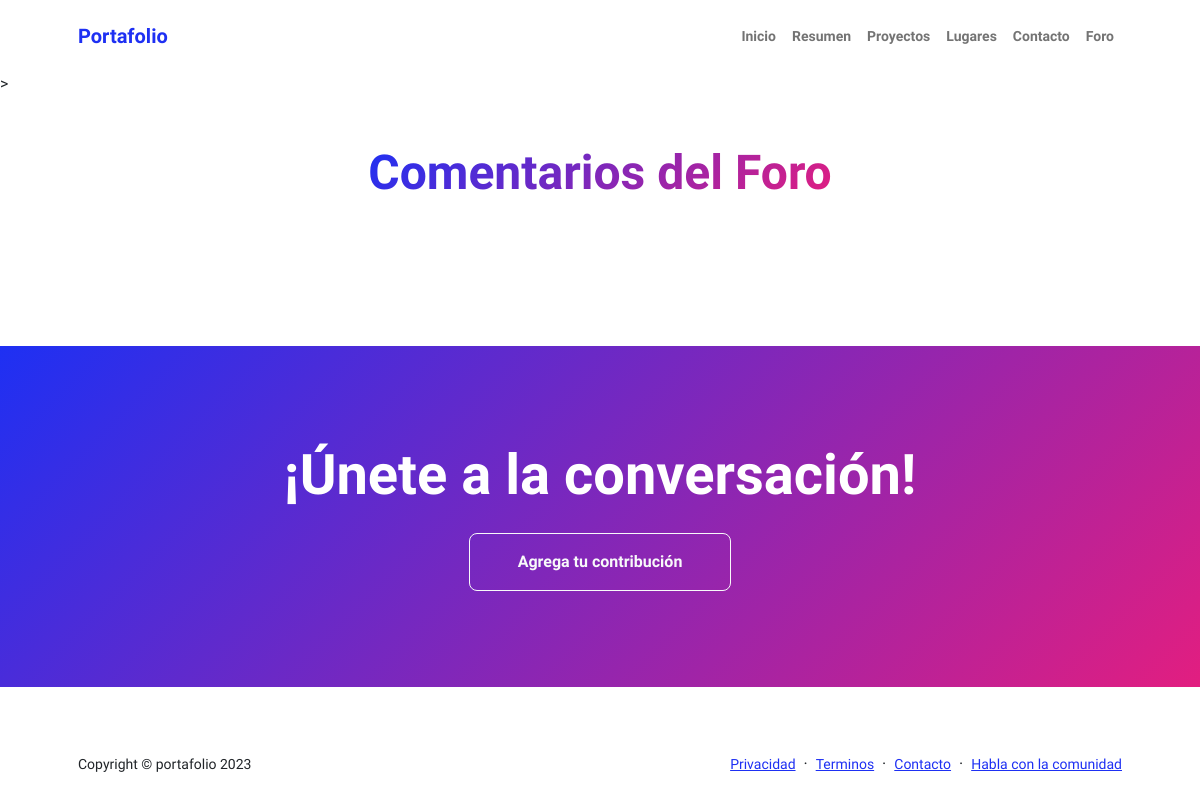
The app's page /comentarios/, older data.
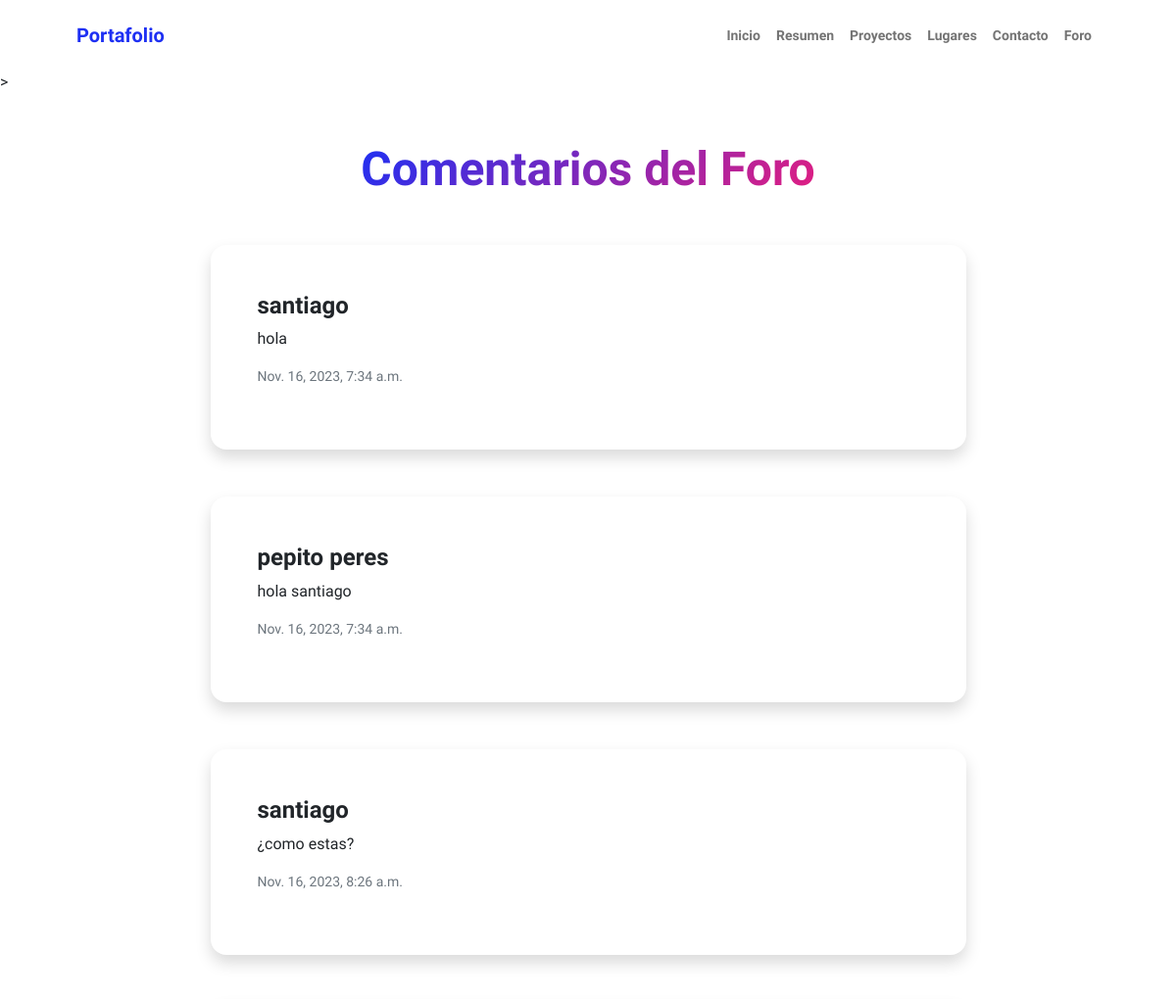
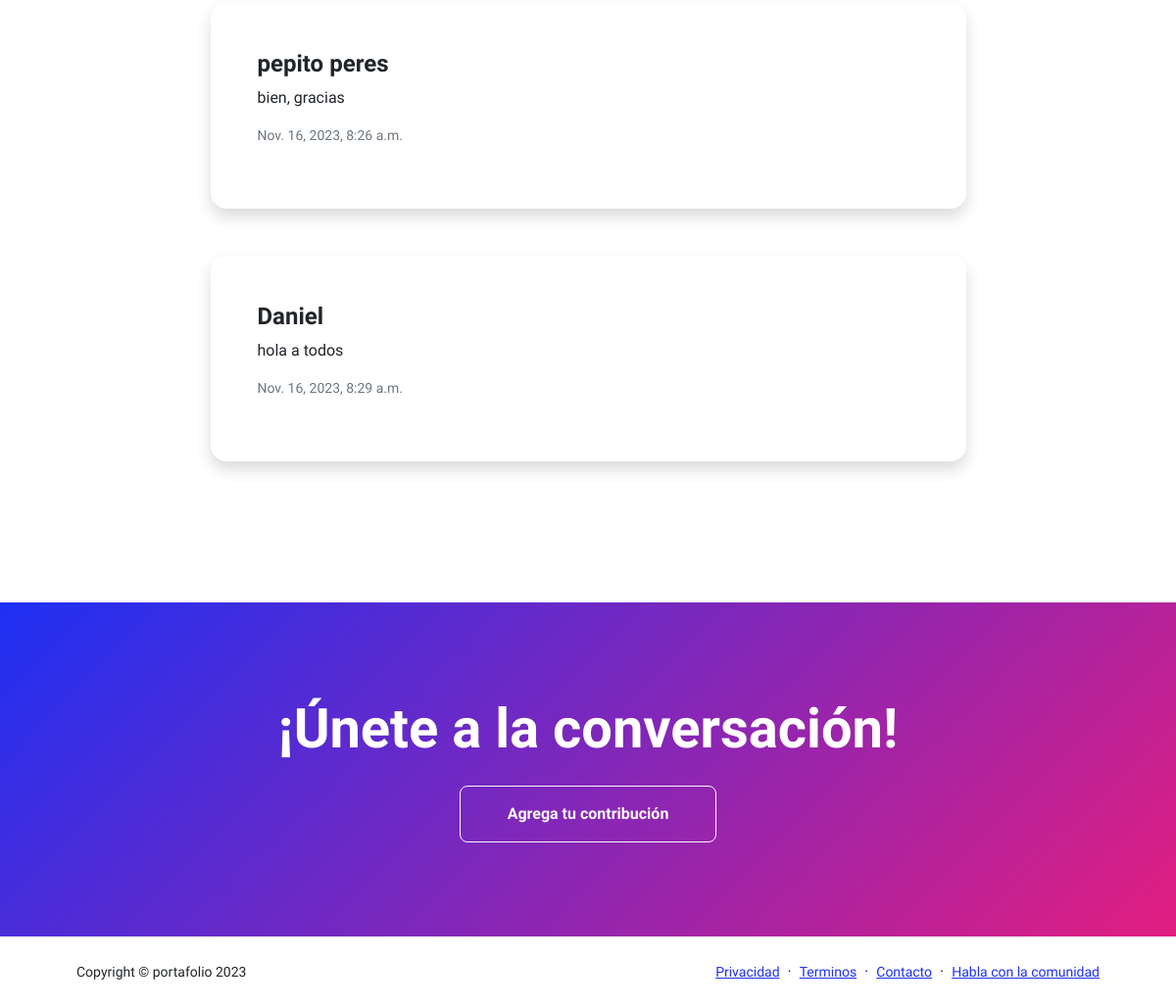
The same page, newer data (2 pictures, top to bottom).
### Aplicaciones/foro/models.py (models this page shows)
class Foro(models.Model):
    autor = models.CharField(max_length=100)
    contenido = models.TextField()
    fecha_creacion = models.DateTimeField(auto_now_add=True)

### Aplicaciones/foro/views.py (the view)
# urls.py: path('comentarios/', views.comentarios, name='comentarios'),
def comentarios(request):
    mis_coment = Foro.objects.all()
    return render(request,"pagesf/comentarios.html",{"comentarios": mis_coment})

### Aplicaciones/foro/templates/pagesf/comentarios.html (shortened to what this page needs)
{% extends "layouts/base.html" %}
{% load static %}
{% block content %}
<body class="d-flex flex-column h-100 bg-light">
    <main class="flex-shrink-0">
        <section class="py-5">
            <div class="container px-5 mb-5">
                <div class="text-center mb-5">
                    <h1 class="display-5 fw-bolder mb-0"><span class="text-gradient d-inline">Comentarios del Foro</span></h1>
                </div>
                <div class="row gx-5 justify-content-center">
                    <div class="col-lg-11 col-xl-9 col-xxl-8">
                        {% for p in comentarios %}
                        <div class="card overflow-hidden shadow rounded-4 border-0 mb-5">
                            <div class="card-body p-0">
                                <div class="d-flex align-items-start">
                                    <div class="p-5">
                                        <h2 class="fw-bolder h4">{{ p.autor }}</h2>
                                        <p>{{ p.contenido }}</p>
                                        <p class="text-muted small">{{ p.fecha_creacion }}</p>
                                    </div>
                                </div>
                            </div>
                        </div>
                        {% endfor %}
                    </div>
                </div>
            </div>
        </section>
        <section class="py-5 bg-gradient-primary-to-secondary text-white">
            <div class="container px-5 my-5">
                <div class="text-center">
                    <h2 class="display-4 fw-bolder mb-4">¡Únete a la conversación!</h2>
                    <a class="btn btn-outline-light btn-lg px-5 py-3 fs-6 fw-bolder" href="{% url 'foro' %}">Agrega tu contribución</a>
                </div>
            </div>
        </section>
    </main>
</body>
{% endblock %}

### templates/layouts/base.html (shortened to what this page needs)
{% load static %}
<!DOCTYPE html>
<html lang="es">
<head>
    <link href="https://cdn.jsdelivr.net/npm/bootstrap-icons@1.8.1/font/bootstrap-icons.css" rel="stylesheet" />
    <link href="{% static 'css/styles.css' %}" rel="stylesheet" />
</head>
<body class="d-flex flex-column h-100">
    <main class="flex-shrink-0">
        {% include "includes/header.html" %}
        {% block content %}  {% endblock %}
    </main>
    {% include "includes/footer.html" %}
</body>
</html>

### templates/includes/header.html (shortened to what this page needs)
{% load static %}
<nav class="navbar navbar-expand-lg navbar-light bg-white py-3">
    <div class="container px-5">
        <a class="navbar-brand" href="{% url 'inicio' %}"><span class="fw-bolder text-primary">Portafolio</span></a>
        <div class="collapse navbar-collapse" id="navbarSupportedContent">
            <ul class="navbar-nav ms-auto mb-2 mb-lg-0 small fw-bolder">
                <li class="nav-item"><a class="nav-link" href="{% url 'inicio' %}">Inicio</a></li>
                <li class="nav-item"><a class="nav-link" href="{% url 'resumen' %}">Resumen</a></li>
                <li class="nav-item"><a class="nav-link" href="{% url 'proyectos' %}">Proyectos</a></li>
                <li class="nav-item"><a class="nav-link" href="{% url 'sitios' %}">Lugares</a></li>
                <li class="nav-item"><a class="nav-link" href="{% url 'contacto' %}">Contacto</a></li>
                <li class="nav-item"><a class="nav-link" href="{% url 'comentarios' %}">Foro</a></li>
            </ul>
        </div>
    </div>
</nav>>

### templates/includes/footer.html
<footer class="bg-white py-4 mt-auto">
    <div class="container px-5">
        <div class="row align-items-center justify-content-between flex-column flex-sm-row">
            <div class="col-auto">
                <div class="small m-0">Copyright &copy; portafolio 2023</div>
            </div>
            <div class="col-auto">
                <a class="small" href="#!">Privacidad</a>
                <span class="mx-1">&middot;</span>
                <a class="small" href="#!">Terminos</a>
                <span class="mx-1">&middot;</span>
                <a class="small" href="/contacto">Contacto</a>
                <span class="mx-1">&middot;</span>
                <a class="small" href="/foro">Habla con la comunidad</a>
            </div>
        </div>
    </div>
</footer>

Row changes from the older to the newer data that the page shows:
added Foro: autor "santiago", contenido "hola", fecha_creacion "Nov. 16, 2023, 7:34 a.m."
added Foro: autor "pepito peres", contenido "hola santiago", fecha_creacion "Nov. 16, 2023, 7:34 a.m."
added Foro: autor "santiago", contenido "¿como estas?", fecha_creacion "Nov. 16, 2023, 8:26 a.m."
added Foro: autor "pepito peres", contenido "bien, gracias", fecha_creacion "Nov. 16, 2023, 8:26 a.m."
added Foro: autor "Daniel", contenido "hola a todos", fecha_creacion "Nov. 16, 2023, 8:29 a.m."
